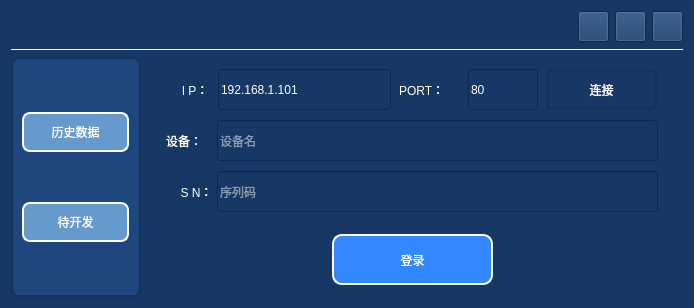
<?xml version="1.0" encoding="UTF-8"?>
<ui version="4.0">
 <class>Log</class>
 <widget class="QWidget" name="Log">
  <property name="geometry">
   <rect>
    <x>0</x>
    <y>0</y>
    <width>694</width>
    <height>277</height>
   </rect>
  </property>
  <property name="windowTitle">
   <string>Log</string>
  </property>
  <property name="styleSheet">
   <string notr="true">QLabel
{
color:rgb(255, 255, 255);
}
QWidget
{
background-color: rgb(23, 56, 101);
font: 15pt &quot;Microsoft YaHei UI&quot;;
 /*border-radius: 5px;*/ 
}
QLineEdit{
color:rgb(255, 255, 255);
}
QPushButton{
color:rgb(255,255,255);
}
#pushButton_log{
 border-radius: 10px; 
  border:2px solid rgb(255, 255, 255);
	background-color: rgb(0);/*51, 136, 255*/
}
#pushButton_verification{
border-radius: 5px; 
  border:3px solid rgb(20, 50, 90);
}</string>
  </property>
  <layout class="QVBoxLayout" name="verticalLayout_6">
   <item>
    <layout class="QVBoxLayout" name="verticalLayout_5">
     <item>
      <layout class="QHBoxLayout" name="horizontalLayout_3">
       <item>
        <widget class="QLabel" name="label_titleIcon">
         <property name="minimumSize">
          <size>
           <width>120</width>
           <height>30</height>
          </size>
         </property>
         <property name="maximumSize">
          <size>
           <width>100</width>
           <height>30</height>
          </size>
         </property>
         <property name="text">
          <string/>
         </property>
        </widget>
       </item>
       <item>
        <spacer name="horizontalSpacer_9">
         <property name="orientation">
          <enum>Qt::Horizontal</enum>
         </property>
         <property name="sizeHint" stdset="0">
          <size>
           <width>40</width>
           <height>20</height>
          </size>
         </property>
        </spacer>
       </item>
       <item>
        <layout class="QHBoxLayout" name="horizontalLayout_2">
         <item>
          <widget class="QPushButton" name="pushButton_reduce">
           <property name="minimumSize">
            <size>
             <width>31</width>
             <height>31</height>
            </size>
           </property>
           <property name="maximumSize">
            <size>
             <width>31</width>
             <height>31</height>
            </size>
           </property>
           <property name="text">
            <string/>
           </property>
          </widget>
         </item>
         <item>
          <widget class="QPushButton" name="pushButton_amplify">
           <property name="minimumSize">
            <size>
             <width>31</width>
             <height>31</height>
            </size>
           </property>
           <property name="maximumSize">
            <size>
             <width>31</width>
             <height>31</height>
            </size>
           </property>
           <property name="text">
            <string/>
           </property>
          </widget>
         </item>
         <item>
          <widget class="QPushButton" name="pushButton_close">
           <property name="minimumSize">
            <size>
             <width>31</width>
             <height>31</height>
            </size>
           </property>
           <property name="maximumSize">
            <size>
             <width>31</width>
             <height>31</height>
            </size>
           </property>
           <property name="text">
            <string/>
           </property>
          </widget>
         </item>
        </layout>
       </item>
      </layout>
     </item>
     <item>
      <widget class="QFrame" name="frame_2">
       <property name="styleSheet">
        <string notr="true">color: rgb(255, 255, 255);</string>
       </property>
       <property name="frameShape">
        <enum>QFrame::HLine</enum>
       </property>
      </widget>
     </item>
    </layout>
   </item>
   <item>
    <layout class="QHBoxLayout" name="horizontalLayout_7">
     <property name="spacing">
      <number>0</number>
     </property>
     <item>
      <widget class="QFrame" name="frame">
       <property name="minimumSize">
        <size>
         <width>130</width>
         <height>240</height>
        </size>
       </property>
       <property name="layoutDirection">
        <enum>Qt::LeftToRight</enum>
       </property>
       <property name="styleSheet">
        <string notr="true">QWidget{
/*background-color: rgb(61,89,171);rgb(0, 85, 127)
*/
	background-color: rgb(29, 71, 126);
border-radius: 8px; 
  border:2px solid rgb(20, 50, 90);

}
QPushButton{
 border-radius: 8px; 
  border:2px solid rgb(255, 255, 255);
background-color: rgb(102, 153, 204);
font: 15pt &quot;Microsoft YaHei UI&quot;;
color:rgb(255,255,255);
}</string>
       </property>
       <property name="frameShape">
        <enum>QFrame::StyledPanel</enum>
       </property>
       <property name="frameShadow">
        <enum>QFrame::Raised</enum>
       </property>
       <layout class="QVBoxLayout" name="verticalLayout_4">
        <item>
         <layout class="QVBoxLayout" name="verticalLayout_3">
          <item>
           <spacer name="verticalSpacer_5">
            <property name="orientation">
             <enum>Qt::Vertical</enum>
            </property>
            <property name="sizeHint" stdset="0">
             <size>
              <width>20</width>
              <height>40</height>
             </size>
            </property>
           </spacer>
          </item>
          <item>
           <widget class="QPushButton" name="pushButton_HistoryData">
            <property name="minimumSize">
             <size>
              <width>107</width>
              <height>40</height>
             </size>
            </property>
            <property name="maximumSize">
             <size>
              <width>107</width>
              <height>16777215</height>
             </size>
            </property>
            <property name="text">
             <string>历史数据</string>
            </property>
           </widget>
          </item>
          <item>
           <spacer name="verticalSpacer_3">
            <property name="orientation">
             <enum>Qt::Vertical</enum>
            </property>
            <property name="sizeHint" stdset="0">
             <size>
              <width>20</width>
              <height>40</height>
             </size>
            </property>
           </spacer>
          </item>
          <item>
           <widget class="QPushButton" name="pushButton_users">
            <property name="minimumSize">
             <size>
              <width>107</width>
              <height>40</height>
             </size>
            </property>
            <property name="maximumSize">
             <size>
              <width>107</width>
              <height>16777215</height>
             </size>
            </property>
            <property name="text">
             <string>待开发</string>
            </property>
           </widget>
          </item>
          <item>
           <spacer name="verticalSpacer_4">
            <property name="orientation">
             <enum>Qt::Vertical</enum>
            </property>
            <property name="sizeHint" stdset="0">
             <size>
              <width>20</width>
              <height>40</height>
             </size>
            </property>
           </spacer>
          </item>
         </layout>
        </item>
       </layout>
      </widget>
     </item>
     <item>
      <layout class="QVBoxLayout" name="verticalLayout_2">
       <property name="spacing">
        <number>10</number>
       </property>
       <item>
        <spacer name="verticalSpacer_2">
         <property name="orientation">
          <enum>Qt::Vertical</enum>
         </property>
         <property name="sizeHint" stdset="0">
          <size>
           <width>20</width>
           <height>40</height>
          </size>
         </property>
        </spacer>
       </item>
       <item>
        <layout class="QHBoxLayout" name="horizontalLayout">
         <property name="spacing">
          <number>8</number>
         </property>
         <item>
          <spacer name="horizontalSpacer_4">
           <property name="orientation">
            <enum>Qt::Horizontal</enum>
           </property>
           <property name="sizeHint" stdset="0">
            <size>
             <width>40</width>
             <height>20</height>
            </size>
           </property>
          </spacer>
         </item>
         <item>
          <widget class="QLabel" name="label_2">
           <property name="minimumSize">
            <size>
             <width>43</width>
             <height>31</height>
            </size>
           </property>
           <property name="maximumSize">
            <size>
             <width>45</width>
             <height>31</height>
            </size>
           </property>
           <property name="contextMenuPolicy">
            <enum>Qt::PreventContextMenu</enum>
           </property>
           <property name="text">
            <string>    I P：</string>
           </property>
           <property name="alignment">
            <set>Qt::AlignCenter</set>
           </property>
          </widget>
         </item>
         <item>
          <widget class="QLineEdit" name="lineEdit_IP">
           <property name="minimumSize">
            <size>
             <width>173</width>
             <height>41</height>
            </size>
           </property>
           <property name="maximumSize">
            <size>
             <width>173</width>
             <height>41</height>
            </size>
           </property>
           <property name="text">
            <string>192.168.1.101</string>
           </property>
           <property name="placeholderText">
            <string>请输入IP</string>
           </property>
          </widget>
         </item>
         <item>
          <widget class="QLabel" name="label_3">
           <property name="minimumSize">
            <size>
             <width>61</width>
             <height>31</height>
            </size>
           </property>
           <property name="maximumSize">
            <size>
             <width>61</width>
             <height>31</height>
            </size>
           </property>
           <property name="text">
            <string>PORT：</string>
           </property>
          </widget>
         </item>
         <item>
          <widget class="QLineEdit" name="lineEdit_PORT">
           <property name="minimumSize">
            <size>
             <width>70</width>
             <height>41</height>
            </size>
           </property>
           <property name="maximumSize">
            <size>
             <width>81</width>
             <height>41</height>
            </size>
           </property>
           <property name="text">
            <string>80</string>
           </property>
          </widget>
         </item>
         <item>
          <widget class="QPushButton" name="pushButton_verification">
           <property name="minimumSize">
            <size>
             <width>111</width>
             <height>41</height>
            </size>
           </property>
           <property name="maximumSize">
            <size>
             <width>101</width>
             <height>41</height>
            </size>
           </property>
           <property name="styleSheet">
            <string notr="true"/>
           </property>
           <property name="text">
            <string>连接</string>
           </property>
          </widget>
         </item>
         <item>
          <spacer name="horizontalSpacer_5">
           <property name="orientation">
            <enum>Qt::Horizontal</enum>
           </property>
           <property name="sizeHint" stdset="0">
            <size>
             <width>40</width>
             <height>20</height>
            </size>
           </property>
          </spacer>
         </item>
        </layout>
       </item>
       <item>
        <layout class="QVBoxLayout" name="verticalLayout">
         <property name="spacing">
          <number>10</number>
         </property>
         <item>
          <layout class="QHBoxLayout" name="horizontalLayout_4">
           <property name="spacing">
            <number>0</number>
           </property>
           <item>
            <spacer name="horizontalSpacer_3">
             <property name="orientation">
              <enum>Qt::Horizontal</enum>
             </property>
             <property name="sizeHint" stdset="0">
              <size>
               <width>40</width>
               <height>20</height>
              </size>
             </property>
            </spacer>
           </item>
           <item>
            <widget class="QLabel" name="label_4">
             <property name="minimumSize">
              <size>
               <width>51</width>
               <height>31</height>
              </size>
             </property>
             <property name="maximumSize">
              <size>
               <width>51</width>
               <height>31</height>
              </size>
             </property>
             <property name="contextMenuPolicy">
              <enum>Qt::NoContextMenu</enum>
             </property>
             <property name="text">
              <string>设备：</string>
             </property>
             <property name="alignment">
              <set>Qt::AlignLeading|Qt::AlignLeft|Qt::AlignVCenter</set>
             </property>
            </widget>
           </item>
           <item>
            <widget class="QLineEdit" name="lineEdit_name">
             <property name="minimumSize">
              <size>
               <width>441</width>
               <height>41</height>
              </size>
             </property>
             <property name="maximumSize">
              <size>
               <width>441</width>
               <height>41</height>
              </size>
             </property>
             <property name="readOnly">
              <bool>true</bool>
             </property>
             <property name="placeholderText">
              <string>设备名</string>
             </property>
            </widget>
           </item>
           <item>
            <spacer name="horizontalSpacer_6">
             <property name="orientation">
              <enum>Qt::Horizontal</enum>
             </property>
             <property name="sizeHint" stdset="0">
              <size>
               <width>40</width>
               <height>20</height>
              </size>
             </property>
            </spacer>
           </item>
          </layout>
         </item>
         <item>
          <layout class="QHBoxLayout" name="horizontalLayout_5">
           <property name="spacing">
            <number>0</number>
           </property>
           <item>
            <spacer name="horizontalSpacer_7">
             <property name="orientation">
              <enum>Qt::Horizontal</enum>
             </property>
             <property name="sizeHint" stdset="0">
              <size>
               <width>40</width>
               <height>20</height>
              </size>
             </property>
            </spacer>
           </item>
           <item>
            <widget class="QLabel" name="label">
             <property name="minimumSize">
              <size>
               <width>51</width>
               <height>31</height>
              </size>
             </property>
             <property name="maximumSize">
              <size>
               <width>51</width>
               <height>31</height>
              </size>
             </property>
             <property name="contextMenuPolicy">
              <enum>Qt::NoContextMenu</enum>
             </property>
             <property name="text">
              <string>   S N：</string>
             </property>
             <property name="alignment">
              <set>Qt::AlignCenter</set>
             </property>
            </widget>
           </item>
           <item>
            <widget class="QLineEdit" name="lineEdit_SN">
             <property name="minimumSize">
              <size>
               <width>441</width>
               <height>41</height>
              </size>
             </property>
             <property name="maximumSize">
              <size>
               <width>441</width>
               <height>41</height>
              </size>
             </property>
             <property name="readOnly">
              <bool>true</bool>
             </property>
             <property name="placeholderText">
              <string>序列码</string>
             </property>
            </widget>
           </item>
           <item>
            <spacer name="horizontalSpacer_8">
             <property name="orientation">
              <enum>Qt::Horizontal</enum>
             </property>
             <property name="sizeHint" stdset="0">
              <size>
               <width>40</width>
               <height>20</height>
              </size>
             </property>
            </spacer>
           </item>
          </layout>
         </item>
        </layout>
       </item>
       <item>
        <spacer name="verticalSpacer">
         <property name="orientation">
          <enum>Qt::Vertical</enum>
         </property>
         <property name="sizeHint" stdset="0">
          <size>
           <width>20</width>
           <height>40</height>
          </size>
         </property>
        </spacer>
       </item>
       <item>
        <layout class="QHBoxLayout" name="horizontalLayout_6">
         <item>
          <spacer name="horizontalSpacer">
           <property name="orientation">
            <enum>Qt::Horizontal</enum>
           </property>
           <property name="sizeHint" stdset="0">
            <size>
             <width>40</width>
             <height>20</height>
            </size>
           </property>
          </spacer>
         </item>
         <item>
          <widget class="QPushButton" name="pushButton_log">
           <property name="minimumSize">
            <size>
             <width>161</width>
             <height>51</height>
            </size>
           </property>
           <property name="maximumSize">
            <size>
             <width>161</width>
             <height>51</height>
            </size>
           </property>
           <property name="styleSheet">
            <string notr="true">background-color: rgb(51, 136, 255);/*0,170,255*/</string>
           </property>
           <property name="text">
            <string>登录</string>
           </property>
          </widget>
         </item>
         <item>
          <spacer name="horizontalSpacer_2">
           <property name="orientation">
            <enum>Qt::Horizontal</enum>
           </property>
           <property name="sizeHint" stdset="0">
            <size>
             <width>40</width>
             <height>20</height>
            </size>
           </property>
          </spacer>
         </item>
        </layout>
       </item>
       <item>
        <spacer name="verticalSpacer_6">
         <property name="orientation">
          <enum>Qt::Vertical</enum>
         </property>
         <property name="sizeHint" stdset="0">
          <size>
           <width>20</width>
           <height>40</height>
          </size>
         </property>
        </spacer>
       </item>
      </layout>
     </item>
    </layout>
   </item>
  </layout>
 </widget>
 <resources/>
 <connections/>
</ui>
